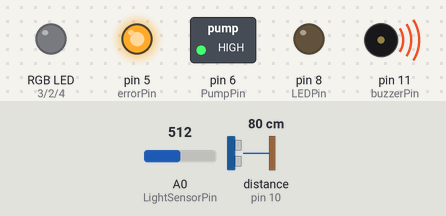
A sketch run on a simulated Arduino Uno, built with avr-gcc and run on an emulated ATmega328P. Parts: switched loads named in the sketch (green lamp = pin HIGH), an RGB LED mixed from three pins (HIGH = lit), output pins drawn as LEDs (lit = HIGH), buzzer (waves = sounding). Wiring (inferred from the names in the program): ultrasonic range finder: trigger pin 9; echo pin 10. The inputs (shaded band) are chosen by the test bench; at power-on: distance to the obstacle (sensor on pin 10) 80 cm, A0 (LightSensorPin) = 512. The echo pulse lasts 58.3 µs per cm; pins used as bus, display or sensor lines are not drawn; what the sketch prints to the serial monitor is not drawn.

Above: at 1.8 s.
1.9 s: distance to the obstacle (sensor on pin 10) set to 15 cm
4.9 s: distance to the obstacle (sensor on pin 10) set to 12 cm
At 7.7 s:
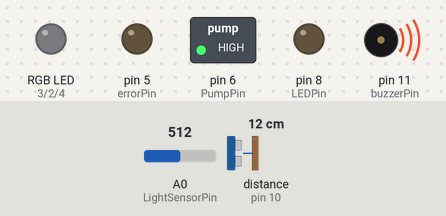
7.9 s: distance to the obstacle (sensor on pin 10) set to 18 cm
At 9.6 s:
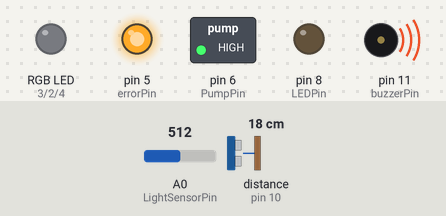
10.8 s: distance to the obstacle (sensor on pin 10) set to 2 cm
At 11.6 s:
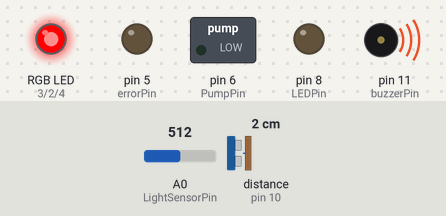
13.8 s: distance to the obstacle (sensor on pin 10) set to 35 cm
At 16.4 s:
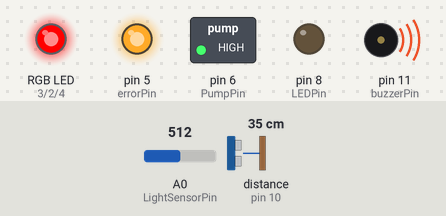
16.7 s: distance to the obstacle (sensor on pin 10) set to 4 cm
At 20.0 s:
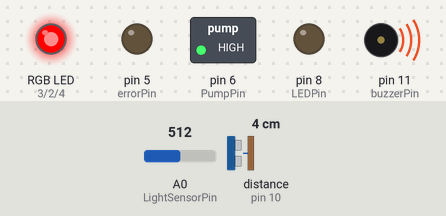
Timing chart, 0 to 20.7 s (numbered marks = the images above; inputs shaded):
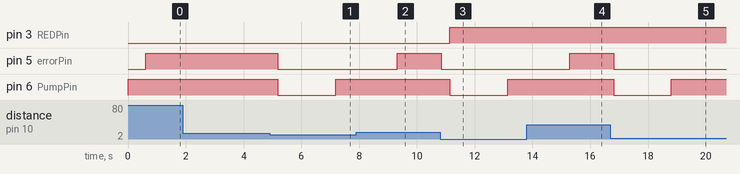

The sketch:

main.ino
```cpp
//RGB LED: RED: 3, GREEN: 2, BLUE: 4

// defines pins numbers
const int REDPin = 3;// Initialize a variable for RED pin of the RGB LED
const int GREENPin = 2;// Initialize a variable for GREEN pin of the RGB LED
const int BLUEPin = 4;// Initialize a variable for BLUE pin of the RGB LED
const int buzzerPin = 11;// Initialize a variable for the buzzer
const int trigPin = 9;// Initialize a variable for the trigger pin of the Distance Measuring Ranging Transducer Sensor
const int echoPin = 10;// Initialize a variable for echo pin of the Distance Measuring Ranging Transducer Sensor
const int LightSensorPin = A0;// Initialize a variable for the light resistor
const int LEDPin = 8;// Initialize a variable for the ON LED
const int soilPin1 = A1;//Initialize a variable for the soil moisture sensor no. 1
const int soilPin2 = A2;//Initialize a variable for the soil moisture sensor no. 2
const int soilPin3 = A3;//Initialize a variable for the soil moisture sensor no. 3
const int soilPower = 7;//Initialize variable for Soil moisture Power
const int PumpPin = 6; // Initialize a variable for pump
const int errorPin = 5; // Initialize pint for error LED
int soilVal1 = 0; //Initialize value for storing moisture value
int soilVal2 = 0; //Initialize value for storing moisture value
int soilVal3 = 0; //Initialize value for storing moisture value
int soilCooldown=4;//Initialize value for how many "rounds" the moisture sensor wait until getting the sensor data
int pumpCounter=10;//Initialize value for how many "rounds" the pump works before turning off
int pumpCooldown=5;//Initialize value for how many "rounds" the pump wait until starting to work
long duration;//declare value for the duration of the Distance Measuring Ranging Transducer Sensor
int distance;//declare value for the distance of the Distance Measuring Ranging Transducer Sensor
bool locsol=false;
int counter=0; //Simply a counter for how many "rounds" the loop has been working
bool stopItNow=true;//Bool value for interrupting the process

void setup()
{
  pinMode(buzzerPin, OUTPUT);//Set as an OUTPUT
  pinMode(trigPin, OUTPUT);//Set as an OUTPUT
  pinMode(echoPin, INPUT);//Set as an INPUT
  pinMode(errorPin, OUTPUT);//Set as an OUTPUT
  pinMode(soilPower, OUTPUT);//Set as an OUTPUT
  //The next two values must be set to HIGH, because the relay connects the circuit if it gets 0 on its control pin
  digitalWrite(PumpPin, HIGH);//Set the PumpPin to HIGH
  digitalWrite(soilPower, HIGH);//Set the soilPower pin to HIGH
  pinMode(LightSensorPin, INPUT);//Set as an INPUT
  pinMode(REDPin, OUTPUT);//Set as an OUTPUT
  pinMode(GREENPin, OUTPUT);//Set as an OUTPUT
  pinMode(BLUEPin, OUTPUT);//Set as an OUTPUT
  pinMode(LEDPin, OUTPUT);//Set as an OUTPUT
  pinMode(PumpPin, OUTPUT);//Set as an OUTPUT
  Serial.begin(9600);
  //beeps 3 times for start
  beep(50);
  beep(50);
  beep(50);
}

void loop()
{
   // Clears the trigPin
  digitalWrite(trigPin, LOW);
  delayMicroseconds(2);
  // Sets the trigPin on HIGH state for 10 micro seconds
  digitalWrite(trigPin, HIGH);
  delayMicroseconds(10);
  digitalWrite(trigPin, LOW);
  // Reads the echoPin, returns the sound wave travel time in microseconds
  duration = pulseIn(echoPin, HIGH);
  // Calculating the distance in cm
  distance = duration * 0.034 / 2;
  // Az ures tartajra 15 cm-t mert a szenzor, igy amikor megkaphuk, hogy jelenleg mennyi a mert ertek, azt ha kivonjuk 15-bol, megkapjuk a vizszintet.
  // Ha 2 cm-nel kevesebb a viz, akkor leall
  distance=15-distance;
  if(distance<=2||distance>15)
  {
    Serial.println("Fedel leveve!");
    stopItNow=true;
  }
 // csak akkor fut le, ha a stopItNow valtozo true
 if(!stopItNow){

  if(counter==0){
        pumpCooldown=2;
        soilCooldown=2;
        digitalWrite(PumpPin, LOW);
        delay(2000);
        digitalWrite(PumpPin, HIGH);
    }

  if(soilCooldown==1){
    digitalWrite(soilPower, LOW);//turn D7 "On"
    delay(100);//wait 100 milliseconds
    soilVal1 = analogRead(soilPin1);//Read the SIG value form sensor
    delay(100);//wait 100 milliseconds
    soilVal2 = analogRead(soilPin2);//Read the SIG value form sensor
    delay(100);//wait 100 milliseconds
    soilVal3 = analogRead(soilPin3);//Read the SIG value form sensor
    digitalWrite(soilPower, HIGH);//turn D7 "Off"
  }
  int soilAtlag=(soilVal1+soilVal2+soilVal3)/3;

  //A szivattyu akkor indul ha a mert nedvessegertekek atlaga lecsokken a tapasztalati minimumnak szamito 550-es ertekre
  //A locsolast akkor hagyja abba, ha a nedvessegertek eleri a tapasztalati 610-es erteket.
  //Az eppen megfelelo nedvessegerteket zold, a tul alacsony erteket piros, a ketto kozottit pedig kek szinnel jelzi.

  if(pumpCooldown==1){

    if(soilAtlag<550){
        if(locsol==false){
            analogWrite(REDPin, 255);
            analogWrite(GREENPin, 0);
            analogWrite(BLUEPin, 0);
            if(!locsol){
              ontozes();
          }
      }
    }
    else{
        if(soilAtlag>610){
            analogWrite(REDPin, 0);
            analogWrite(GREENPin, 255);
            analogWrite(BLUEPin, 0);
            if(locsol){
              ontozes();
            }
            pumpCounter=10;
            pumpCooldown=10;
          }
          else
          {
            analogWrite(REDPin, 0);
            analogWrite(GREENPin, 0);
            analogWrite(BLUEPin, 255);
            if(locsol){
              ontozes();
            }
            }
      }
  }
  if(locsol){
        digitalWrite(PumpPin, LOW);
        delay(2000);
        digitalWrite(PumpPin, HIGH);
        pumpCounter--;
    }
   //Megallitja a locsolast, ha az ontozes legalabb 10 "korig" tartott.
  if(pumpCounter==0){
    if(locsol){
      ontozes();
    }
    pumpCounter=10;
  }


  // read the value from the sensor
  int lightSensorValue = analogRead(LightSensorPin);

   //Ha a fenyerzekelo a tapasztalati 775-os ertekre lecsokken, bekapcsolja a lampat. A villodzas elkerulese miatt itt is, mint a nedvessegerzekelesnel hiszterezissel szamoltam.
  if (lightSensorValue < 775) {
    if(lightSensorValue > 675) {
      digitalWrite(LEDPin, HIGH);
    }
    else{
      digitalWrite(LEDPin, LOW);
    }
  }
  else{
      digitalWrite(LEDPin, HIGH);
  }


  // kiirjuk a mert ertekeket a console-ra, ennek a tesztek soran volt jelentossege
  serialprint(lightSensorValue, distance, soilVal1, soilVal2, soilVal3);

   Serial.print("soilCooldown: ");
   Serial.print(soilCooldown);
   Serial.print(", pumpCounter: ");
   Serial.print(pumpCounter);
   Serial.print(", pumpCooldown: ");
   Serial.println(pumpCooldown);
  // A "kor" vegen csokkentjuk a cooldown valtozokat. ha 0-ra csokken, visszakapja az eredeti erteket, ezzel szabalyozhato, hogy egy adott egyseg hany "korig" uzemeljen/ne uzemeljen.
   soilCooldown--;
  pumpCooldown--;
  if(soilCooldown==0){
    soilCooldown=4;
    }
  if(pumpCooldown==0){
      pumpCooldown=10;
    }
   delay(2000); // Wait for 2 second(s)

   counter++;
   Serial.print("Counter: ");
   Serial.println(counter);

  }
  else
  {
      // Ha a stopItNow valtozo false erteken van, a program csipogassal es az error led felvillanasaval jelzi a problemat

        // Clears the trigPin
        digitalWrite(trigPin, LOW);
        delayMicroseconds(2);
        // Sets the trigPin on HIGH state for 10 micro seconds
        digitalWrite(trigPin, HIGH);
        delayMicroseconds(10);
        digitalWrite(trigPin, LOW);
        // Reads the echoPin, returns the sound wave travel time in microseconds
        duration = pulseIn(echoPin, HIGH);
        // Calculating the distance
        distance = duration * 0.034 / 2;
        distance=15-distance;
        Serial.print("Vizszint!!!: ");
        Serial.println(distance);
        if(distance>2)
        {
          stopItNow=false;
          digitalWrite(errorPin, LOW);

        }else
        {
           digitalWrite(errorPin, HIGH);
           beep(100);
        }
  }
}
void ontozes(){
      //meghivas eseten a locsol logikai erteket negalja
      if(locsol){
          locsol=false;
        }
      else{
          locsol=true;
        }
  }
  //fuggveny a console-ra valo kiirashoz.
void serialprint(int lightval, int distval, int soil1, int soil2, int soil3)
{
  Serial.print("Locsolunk? ");
  if(locsol){
      Serial.print("igen");
    }
  else{
      Serial.print("nem");
  }
  Serial.print(", fenyero: ");
  Serial.print(lightval);
  Serial.print(", vizszint: ");
  Serial.print(distval);
  Serial.print(" cm, nedvesseg szenzor 1: ");
  Serial.print(soil1);
  Serial.print(", nedvesseg szenzor 2: ");
  Serial.print(soil2);
  Serial.print(", nedvesseg szenzor 3: ");
  Serial.print(soil3);
  Serial.print(", atlagos nedvesseg: ");
  int soilAtlag=(soil1+soil2+soil3)/3;
  Serial.println(soilAtlag);
}
 //buzzer kezelo fuggveny
void beep(unsigned char delayms){
  analogWrite(buzzerPin, 20);      // Almost any value can be used except 0 and 255
   delay(100);
   analogWrite(buzzerPin, 150);      // Almost any value can be used except 0 and 255

                           // experiment to get the best tone
  delay(delayms);          // wait for a delayms ms
  analogWrite(buzzerPin, 0);       // 0 turns it off
  delay(delayms);          // wait for a delayms ms
}
```

Measured:
- the behaviour switches between 14 and 13 cm on distance to the obstacle (sensor on pin 10) (found by bisection; images 0 and 1)
- after the input at 1.9 s, every drawn part: stays the same
- after the input at 4.9 s, pin 5 (errorPin): HIGH → LOW after 0.29 s; pin 6 (PumpPin): HIGH → LOW after 0.29 s, → HIGH 2.0 s later
- after the input at 7.9 s, pin 3 (REDPin): stays LOW (without the input it goes to HIGH after 1.7 s); pin 5 (errorPin): LOW → HIGH after 1.4 s; pin 6 (PumpPin): stays HIGH (without the input it goes to LOW after 1.7 s)
- after the input at 10.8 s, pin 3 (REDPin): LOW → HIGH after 0.34 s; pin 5 (errorPin): HIGH → LOW at once; pin 6 (PumpPin): HIGH → LOW after 0.34 s, → HIGH 2.0 s later
- after the input at 13.8 s, pin 5 (errorPin): LOW → HIGH after 1.5 s; pin 6 (PumpPin): stays HIGH (without the input it goes to LOW after 1.5 s)
- after the input at 16.7 s, pin 5 (errorPin): HIGH → LOW after 0.11 s; pin 6 (PumpPin): HIGH → LOW after 0.11 s, → HIGH 2.0 s later
